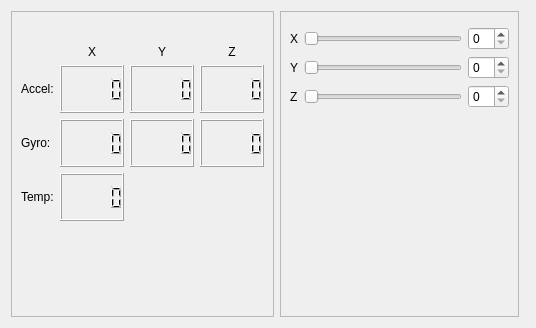
<?xml version="1.0" encoding="UTF-8"?>
<ui version="4.0">
 <class>MainBox</class>
 <widget class="QWidget" name="MainBox">
  <property name="geometry">
   <rect>
    <x>0</x>
    <y>0</y>
    <width>536</width>
    <height>328</height>
   </rect>
  </property>
  <property name="windowTitle">
   <string>Dialog</string>
  </property>
  <layout class="QHBoxLayout" name="horizontalLayout">
   <item>
    <widget class="QFrame" name="frame">
     <property name="sizePolicy">
      <sizepolicy hsizetype="Fixed" vsizetype="Preferred">
       <horstretch>0</horstretch>
       <verstretch>0</verstretch>
      </sizepolicy>
     </property>
     <property name="frameShape">
      <enum>QFrame::StyledPanel</enum>
     </property>
     <property name="frameShadow">
      <enum>QFrame::Raised</enum>
     </property>
     <layout class="QVBoxLayout" name="verticalLayout_3">
      <item>
       <widget class="SerialBox5_fix_baudrate" name="serial_widget" native="true">
        <layout class="QVBoxLayout" name="verticalLayout_2"/>
       </widget>
      </item>
      <item>
       <layout class="QGridLayout" name="gridLayout">
        <item row="2" column="0">
         <widget class="QLabel" name="label">
          <property name="text">
           <string>Accel:</string>
          </property>
         </widget>
        </item>
        <item row="1" column="3">
         <widget class="QLabel" name="label_10">
          <property name="text">
           <string>Z</string>
          </property>
          <property name="alignment">
           <set>Qt::AlignCenter</set>
          </property>
         </widget>
        </item>
        <item row="4" column="3">
         <widget class="QLCDNumber" name="display_z_gyro">
          <property name="minimumSize">
           <size>
            <width>0</width>
            <height>48</height>
           </size>
          </property>
         </widget>
        </item>
        <item row="1" column="2">
         <widget class="QLabel" name="label_9">
          <property name="text">
           <string>Y</string>
          </property>
          <property name="alignment">
           <set>Qt::AlignCenter</set>
          </property>
         </widget>
        </item>
        <item row="2" column="1">
         <widget class="QLCDNumber" name="display_x_accel">
          <property name="minimumSize">
           <size>
            <width>0</width>
            <height>48</height>
           </size>
          </property>
         </widget>
        </item>
        <item row="1" column="1">
         <widget class="QLabel" name="label_8">
          <property name="text">
           <string>X</string>
          </property>
          <property name="alignment">
           <set>Qt::AlignCenter</set>
          </property>
         </widget>
        </item>
        <item row="4" column="1">
         <widget class="QLCDNumber" name="display_x_gyro">
          <property name="minimumSize">
           <size>
            <width>0</width>
            <height>48</height>
           </size>
          </property>
         </widget>
        </item>
        <item row="2" column="2">
         <widget class="QLCDNumber" name="display_y_accel">
          <property name="minimumSize">
           <size>
            <width>0</width>
            <height>48</height>
           </size>
          </property>
         </widget>
        </item>
        <item row="4" column="2">
         <widget class="QLCDNumber" name="display_y_gyro">
          <property name="minimumSize">
           <size>
            <width>0</width>
            <height>48</height>
           </size>
          </property>
         </widget>
        </item>
        <item row="2" column="3">
         <widget class="QLCDNumber" name="display_z_accel">
          <property name="minimumSize">
           <size>
            <width>0</width>
            <height>48</height>
           </size>
          </property>
         </widget>
        </item>
        <item row="4" column="0">
         <widget class="QLabel" name="label_5">
          <property name="text">
           <string>Gyro:</string>
          </property>
         </widget>
        </item>
        <item row="5" column="0">
         <widget class="QLabel" name="label_4">
          <property name="text">
           <string>Temp:</string>
          </property>
         </widget>
        </item>
        <item row="5" column="1">
         <widget class="QLCDNumber" name="display_temperature">
          <property name="minimumSize">
           <size>
            <width>0</width>
            <height>48</height>
           </size>
          </property>
         </widget>
        </item>
       </layout>
      </item>
      <item>
       <spacer name="verticalSpacer">
        <property name="orientation">
         <enum>Qt::Vertical</enum>
        </property>
        <property name="sizeHint" stdset="0">
         <size>
          <width>20</width>
          <height>79</height>
         </size>
        </property>
       </spacer>
      </item>
     </layout>
    </widget>
   </item>
   <item>
    <widget class="QFrame" name="frame_2">
     <property name="frameShape">
      <enum>QFrame::StyledPanel</enum>
     </property>
     <property name="frameShadow">
      <enum>QFrame::Raised</enum>
     </property>
     <layout class="QVBoxLayout" name="verticalLayout">
      <item>
       <widget class="GLWidget" name="gl_widget" native="true"/>
      </item>
      <item>
       <layout class="QGridLayout" name="gridLayout_2">
        <item row="0" column="0">
         <widget class="QLabel" name="label_2">
          <property name="text">
           <string>X</string>
          </property>
         </widget>
        </item>
        <item row="2" column="0">
         <widget class="QLabel" name="label_6">
          <property name="text">
           <string>Z</string>
          </property>
         </widget>
        </item>
        <item row="1" column="1">
         <widget class="QSlider" name="sl_Y">
          <property name="orientation">
           <enum>Qt::Horizontal</enum>
          </property>
         </widget>
        </item>
        <item row="1" column="0">
         <widget class="QLabel" name="label_3">
          <property name="text">
           <string>Y</string>
          </property>
         </widget>
        </item>
        <item row="0" column="1">
         <widget class="QSlider" name="sl_X">
          <property name="orientation">
           <enum>Qt::Horizontal</enum>
          </property>
         </widget>
        </item>
        <item row="2" column="1">
         <widget class="QSlider" name="sl_Z">
          <property name="orientation">
           <enum>Qt::Horizontal</enum>
          </property>
         </widget>
        </item>
        <item row="0" column="2">
         <widget class="QSpinBox" name="sb_X"/>
        </item>
        <item row="1" column="2">
         <widget class="QSpinBox" name="sb_Y"/>
        </item>
        <item row="2" column="2">
         <widget class="QSpinBox" name="sb_Z"/>
        </item>
       </layout>
      </item>
      <item>
       <spacer name="verticalSpacer_2">
        <property name="orientation">
         <enum>Qt::Vertical</enum>
        </property>
        <property name="sizeHint" stdset="0">
         <size>
          <width>20</width>
          <height>40</height>
         </size>
        </property>
       </spacer>
      </item>
     </layout>
    </widget>
   </item>
   <item>
    <widget class="GrapherBox" name="grapher_widget" native="true"/>
   </item>
  </layout>
 </widget>
 <customwidgets>
  <customwidget>
   <class>SerialBox5_fix_baudrate</class>
   <extends>QWidget</extends>
   <header>serialbox5_fix_baudrate.hpp</header>
   <container>1</container>
  </customwidget>
  <customwidget>
   <class>GrapherBox</class>
   <extends>QWidget</extends>
   <header>grapherbox.hpp</header>
   <container>1</container>
  </customwidget>
  <customwidget>
   <class>GLWidget</class>
   <extends>QWidget</extends>
   <header>glwidget.h</header>
   <container>1</container>
  </customwidget>
 </customwidgets>
 <resources/>
 <connections/>
</ui>
